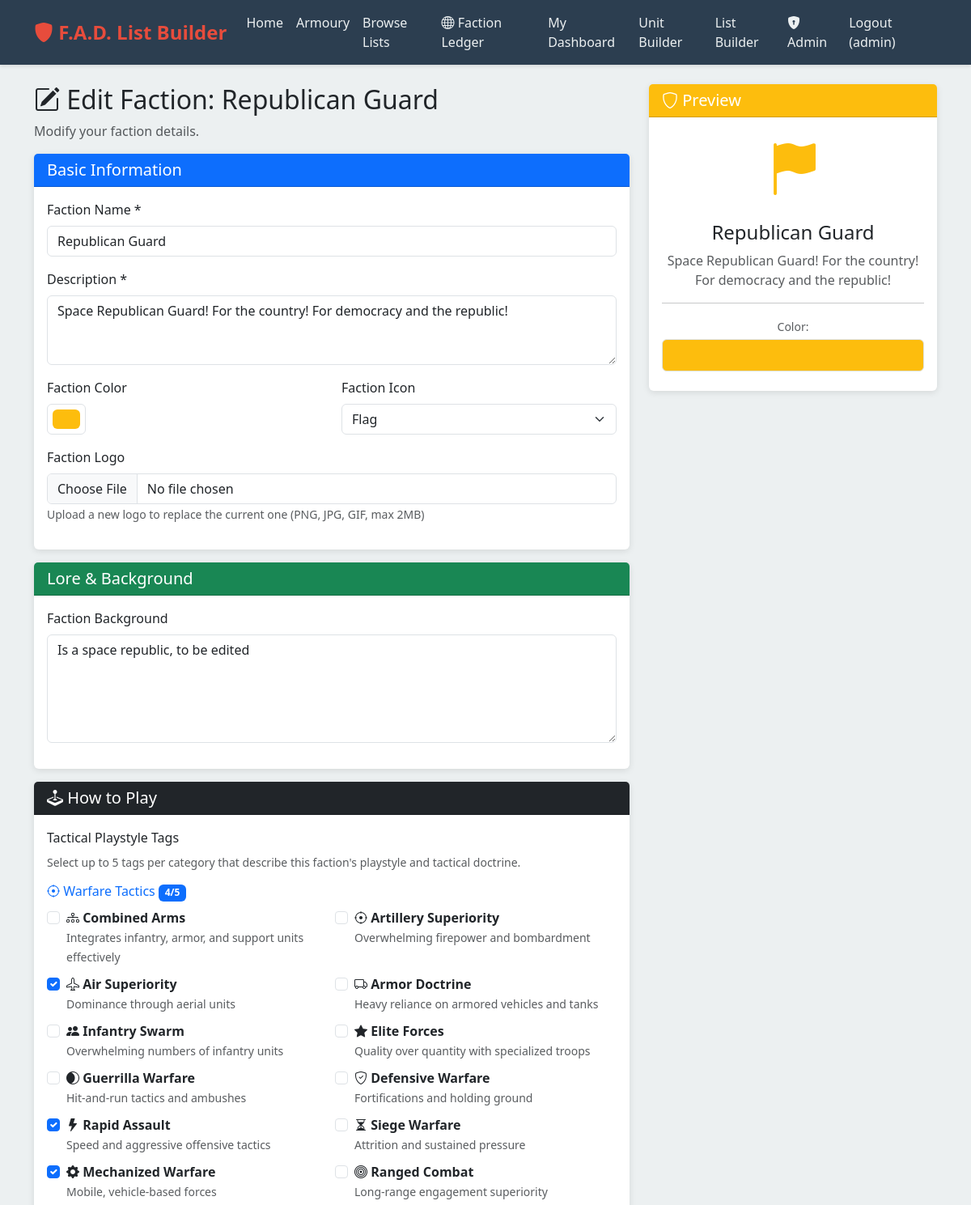
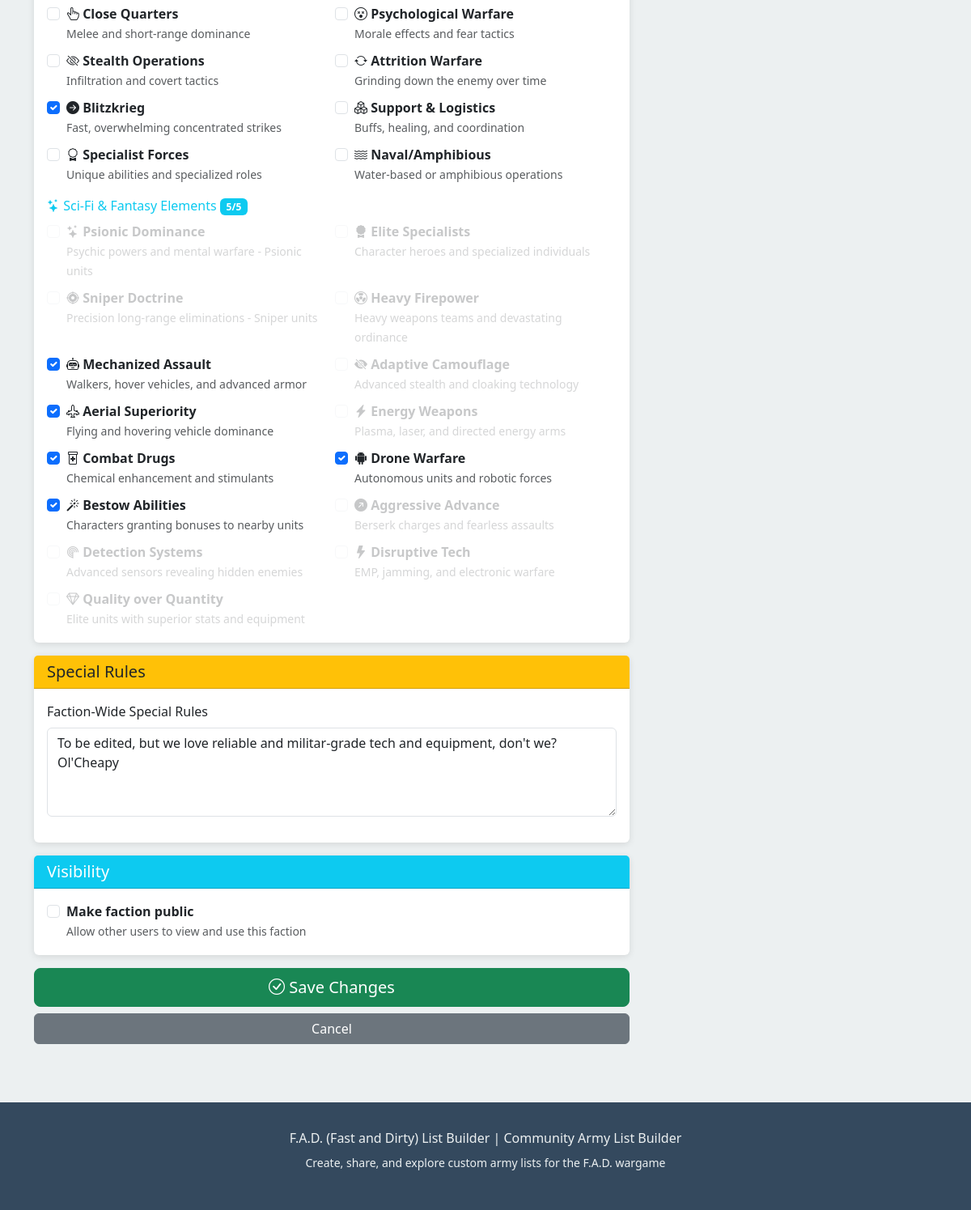
Page /faction/1/edit (signed in) on the committed database (2 pictures, top to bottom).
### models.py (models this page shows, shortened)
class User(UserMixin, db.Model):
    id = db.Column(db.Integer, primary_key=True)
    username = db.Column(db.String(80), unique=True, nullable=False)
    email = db.Column(db.String(120), unique=True, nullable=True)  # Email is now optional
    password_hash = db.Column(db.String(255), nullable=False)
    is_admin = db.Column(db.Boolean, default=False)
    created_at = db.Column(db.DateTime, default=datetime.utcnow)
    last_login = db.Column(db.DateTime)
    failed_login_attempts = db.Column(db.Integer, default=0)
    account_locked_until = db.Column(db.DateTime)
    factions = db.relationship('Faction', backref='user', lazy=True, cascade='all, delete-orphan')
    army_lists = db.relationship('ArmyList', backref='owner', lazy=True, cascade='all, delete-orphan')
    custom_units = db.relationship('Unit', backref='creator', lazy=True, cascade='all, delete-orphan')

class Faction(db.Model):
    id = db.Column(db.Integer, primary_key=True)
    user_id = db.Column(db.Integer, db.ForeignKey('user.id'), nullable=False)
    name = db.Column(db.String(100), nullable=False)
    description = db.Column(db.Text)
    color = db.Column(db.String(7), default='#0d6efd')  # Hex color for UI display
    icon = db.Column(db.String(50), default='shield')  # Bootstrap icon name
    logo_filename = db.Column(db.String(255))  # Uploaded logo image filename
    playstyle_tags = db.Column(db.Text)  # JSON list of tactical playstyle tags
    background = db.Column(db.Text)  # Lore/background information
    special_rules = db.Column(db.Text)  # Faction-wide special rules
    is_public = db.Column(db.Boolean, default=False)
    created_at = db.Column(db.DateTime, default=datetime.utcnow)
    updated_at = db.Column(db.DateTime, default=datetime.utcnow, onupdate=datetime.utcnow)
    units = db.relationship('Unit', backref='faction_obj', lazy=True, foreign_keys='Unit.faction_id')
    army_lists = db.relationship('ArmyList', backref='faction_obj', lazy=True, foreign_keys='ArmyList.faction_id')
    def get_playstyle_tags(self):
        if not self.playstyle_tags:
            return []
        return json.loads(self.playstyle_tags)

### routes.py (the view, shortened to what this page needs)
    @app.route('/faction/<int:faction_id>/edit', methods=['GET', 'POST'])
    @login_required
    def edit_faction(faction_id):
        faction = Faction.query.get_or_404(faction_id)
        if faction.user_id != current_user.id:
            flash('You do not have permission to edit this faction', 'danger')
            return redirect(url_for('view_faction', faction_id=faction_id))
        return render_template('edit_faction.html', faction=faction, playstyle_tags=PLAYSTYLE_TAGS)

### app.py (called while the page is built)
@login_manager.user_loader
def load_user(user_id):
    return User.query.get(int(user_id))

### templates/edit_faction.html (shortened to what this page needs)
{% extends "base.html" %}
{% block content %}
<div class="container mt-4">
    <div class="row">
        <div class="col-lg-8">
            <h2><i class="bi bi-pencil-square"></i> Edit Faction: {{ faction.name }}</h2>
            <p class="text-muted">Modify your faction details.</p>
            <form id="factionForm" method="POST" action="{{ url_for('edit_faction', faction_id=faction.id) }}" enctype="multipart/form-data">
                <div class="card mb-3">
                    <div class="card-header bg-primary text-white">
                        <h5 class="mb-0">Basic Information</h5>
                    </div>
                    <div class="card-body">
                        <div class="mb-3">
                            <label for="name" class="form-label">Faction Name *</label>
                            <input type="text" class="form-control" id="name" name="name" required value="{{ faction.name }}">
                        </div>
                        <div class="mb-3">
                            <label for="description" class="form-label">Description *</label>
                            <textarea class="form-control" id="description" name="description" rows="3" required>{{ faction.description }}</textarea>
                        </div>
                        <div class="row">
                            <div class="col-md-6 mb-3">
                                <label for="color" class="form-label">Faction Color</label>
                                <input type="color" class="form-control form-control-color" id="color" name="color" value="{{ faction.color }}" title="Choose faction color">
                            </div>
                            <div class="col-md-6 mb-3">
                                <label for="icon" class="form-label">Faction Icon</label>
                                <select class="form-select" id="icon" name="icon">
                                    <option value="flag" {% if faction.icon == 'flag' %}selected{% endif %}>Flag</option>
                                </select>
                            </div>
                        </div>
                        <div class="mb-3">
                            <label for="logo" class="form-label">Faction Logo</label>
                            <input type="file" class="form-control" id="logo" name="logo" accept="image/png,image/jpeg,image/jpg,image/gif">
                            <small class="text-muted">Upload a new logo to replace the current one (PNG, JPG, GIF, max 2MB)</small>
                        </div>
                    </div>
                </div>
                <div class="card mb-3">
                    <div class="card-header bg-success text-white">
                        <h5 class="mb-0">Lore & Background</h5>
                    </div>
                    <div class="card-body">
                        <div class="mb-3">
                            <label for="background" class="form-label">Faction Background</label>
                            <textarea class="form-control" id="background" name="background" rows="5">{{ faction.background or '' }}</textarea>
                        </div>
                    </div>
                </div>
                <div class="card mb-3">
                    <div class="card-header bg-dark text-white">
                        <h5 class="mb-0"><i class="bi bi-joystick"></i> How to Play</h5>
                    </div>
                    <div class="card-body">
                        <label class="form-label">Tactical Playstyle Tags</label>
                        <p class="text-muted small mb-3">Select up to 5 tags per category that describe this faction's playstyle and tactical doctrine.</p>
                        {% set selected_tags = faction.get_playstyle_tags() %}
                        <h6 class="text-primary mt-3 mb-2">
                            <i class="bi bi-crosshair"></i> Warfare Tactics
                            <span class="badge bg-primary" id="warfare-count">0/5</span>
                        </h6>
                        <div class="row g-2 mb-3">
                            {% for tag_id, tag_info in playstyle_tags.items() if tag_info.category == 'warfare' %}
                            <div class="col-md-6">
                                <div class="form-check">
                                    <input class="form-check-input warfare-tag" type="checkbox" name="playstyle_tags" value="{{ tag_id }}" id="tag_{{ tag_id }}" data-category="warfare" {% if tag_id in selected_tags %}checked{% endif %}>
                                    <label class="form-check-label" for="tag_{{ tag_id }}" title="{{ tag_info.description }}">
                                        <i class="bi bi-{{ tag_info.icon }}"></i> <strong>{{ tag_info.name }}</strong>
                                        <br>
                                        <small class="text-muted">{{ tag_info.description }}</small>
                                    </label>
                                </div>
                            </div>
                            {% endfor %}
                        </div>
                        <h6 class="text-info mt-3 mb-2">
                            <i class="bi bi-stars"></i> Sci-Fi & Fantasy Elements
                            <span class="badge bg-info" id="scifi-count">0/5</span>
                        </h6>
                        <div class="row g-2">
                            {% for tag_id, tag_info in playstyle_tags.items() if tag_info.category == 'scifi' %}
                            <div class="col-md-6">
                                <div class="form-check">
                                    <input class="form-check-input scifi-tag" type="checkbox" name="playstyle_tags" value="{{ tag_id }}" id="tag_{{ tag_id }}" data-category="scifi" {% if tag_id in selected_tags %}checked{% endif %}>
                                    <label class="form-check-label" for="tag_{{ tag_id }}" title="{{ tag_info.description }}">
                                        <i class="bi bi-{{ tag_info.icon }}"></i> <strong>{{ tag_info.name }}</strong>
                                        <br>
                                        <small class="text-muted">{{ tag_info.description }}</small>
                                    </label>
                                </div>
                            </div>
                            {% endfor %}
                        </div>
                    </div>
                </div>
                <div class="card mb-3">
                    <div class="card-header bg-warning">
                        <h5 class="mb-0">Special Rules</h5>
                    </div>
                    <div class="card-body">
                        <div class="mb-3">
                            <label for="special_rules" class="form-label">Faction-Wide Special Rules</label>
                            <textarea class="form-control" id="special_rules" name="special_rules" rows="4">{{ faction.special_rules or '' }}</textarea>
                        </div>
                    </div>
                </div>
                <div class="card mb-3">
                    <div class="card-header bg-info text-white">
                        <h5 class="mb-0">Visibility</h5>
                    </div>
                    <div class="card-body">
                        <div class="form-check">
                            <input class="form-check-input" type="checkbox" id="is_public" name="is_public" value="true" {% if faction.is_public %}checked{% endif %}>
                            <label class="form-check-label" for="is_public">
                                <strong>Make faction public</strong>
                                <br>
                                <small class="text-muted">Allow other users to view and use this faction</small>
                            </label>
                        </div>
                    </div>
                </div>
                <div class="d-grid gap-2 mb-4">
                    <button type="submit" class="btn btn-success btn-lg">
                        <i class="bi bi-check-circle"></i> Save Changes
                    </button>
                    <a href="{{ url_for('view_faction', faction_id=faction.id) }}" class="btn btn-secondary">Cancel</a>
                </div>
            </form>
        </div>
        <div class="col-lg-4">
            <div class="card sticky-top" style="top: 20px;">
                <div class="card-header text-white" id="preview-header" style="background-color: {{ faction.color }};">
                    <h5 class="mb-0"><i class="bi bi-shield"></i> Preview</h5>
                </div>
                <div class="card-body text-center">
                    <div class="mb-3">
                        <div id="preview-icon" class="bi bi-{{ faction.icon }}-fill" style="font-size: 4rem; color: {{ faction.color }}; {% if faction.logo_filename %}display: none;{% endif %}"></div>
                    </div>
                    <h4 id="preview-name">{{ faction.name }}</h4>
                    <p id="preview-description" class="text-muted">{{ faction.description }}</p>
                    <hr>
                    <div class="mb-2">
                        <small class="text-muted">Color:</small>
                        <div id="preview-color" class="border rounded p-2 mt-1" style="background-color: {{ faction.color }}; height: 40px;"></div>
                    </div>
                </div>
            </div>
        </div>
    </div>
</div>
{% endblock %}

### templates/base.html (shortened to what this page needs)
<!DOCTYPE html>
<html lang="en">
<head>
    <link href="https://cdn.jsdelivr.net/npm/bootstrap@5.3.0/dist/css/bootstrap.min.css" rel="stylesheet">
    <link rel="stylesheet" href="https://cdn.jsdelivr.net/npm/bootstrap-icons@1.11.0/font/bootstrap-icons.css">
</head>
<body>
    <nav class="navbar navbar-expand-lg navbar-dark">
        <div class="container">
            <a class="navbar-brand" href="{{ url_for('index') }}">
                <i class="bi bi-shield-fill"></i> F.A.D. List Builder
            </a>
            <div class="collapse navbar-collapse" id="navbarNav">
                <ul class="navbar-nav ms-auto">
                    <li class="nav-item">
                        <a class="nav-link" href="{{ url_for('index') }}">Home</a>
                    </li>
                    <li class="nav-item">
                        <a class="nav-link" href="{{ url_for('armoury') }}">Armoury</a>
                    </li>
                    <li class="nav-item">
                        <a class="nav-link" href="{{ url_for('browse_lists') }}">Browse Lists</a>
                    </li>
                    <li class="nav-item">
                        <a class="nav-link" href="{{ url_for('browse_factions') }}">
                            <i class="bi bi-globe"></i> Faction Ledger
                        </a>
                    </li>
                    {% if current_user.is_authenticated %}
                    <li class="nav-item">
                        <a class="nav-link" href="{{ url_for('dashboard') }}">My Dashboard</a>
                    </li>
                    <li class="nav-item">
                        <a class="nav-link" href="{{ url_for('unit_builder') }}">Unit Builder</a>
                    </li>
                    <li class="nav-item">
                        <a class="nav-link" href="{{ url_for('list_builder') }}">List Builder</a>
                    </li>
                    {% if current_user.is_admin %}
                    <li class="nav-item">
                        <a class="nav-link text-warning" href="{{ url_for('admin_panel') }}">
                            <i class="bi bi-shield-lock-fill"></i> Admin
                        </a>
                    </li>
                    {% endif %}
                    <li class="nav-item">
                        <a class="nav-link" href="{{ url_for('logout') }}">Logout ({{ current_user.username }})</a>
                    </li>
                    {% endif %}
                </ul>
            </div>
        </div>
    </nav>
    <main>
        {% block content %}{% endblock %}
    </main>
    <footer class="footer mt-5">
        <div class="container text-center">
            <p class="mb-0">F.A.D. (Fast and Dirty) List Builder | Community Army List Builder</p>
            <p class="small mt-2">Create, share, and explore custom army lists for the F.A.D. wargame</p>
        </div>
    </footer>
</body>
</html>

### templates/base.html (style rules this page uses)
:root { --primary-color: #2c3e50; --secondary-color: #34495e; --accent-color: #e74c3c; --success-color: #27ae60; }
body { min-height: 100vh; display: flex; flex-direction: column; background-color: #ecf0f1; }
.navbar { background-color: var(--primary-color) !important; box-shadow: 0 2px 4px rgba(0,0,0,0.1); }
.navbar-brand { font-weight: bold; font-size: 1.5rem; color: var(--accent-color) !important; }
.nav-link { color: #ecf0f1 !important; transition: color 0.3s; }
.card { border: none; box-shadow: 0 2px 8px rgba(0,0,0,0.1); transition: transform 0.3s, box-shadow 0.3s; }
.footer { margin-top: auto; background-color: var(--secondary-color); color: #ecf0f1; padding: 2rem 0; }

### rows in the picture
User: username "admin"
Faction: name "Republican Guard", description "Space Republican Guard! For the country! For democracy and the republic!", color "#fdbd0d", icon "Flag", background "Is a space republic, to be edited", special_rules "To be edited, but we love reliable and militar-grade tech and equipment, don't we? Ol'Cheapy"

### other values in the picture
{{ tag_info.name }} "Combined Arms" "Artillery Superiority" "Air Superiority" "Armor Doctrine" "Infantry Swarm" "Elite Forces" "Guerrilla Warfare" "Defensive Warfare" "Rapid Assault" "Siege Warfare" "Mechanized Warfare" "Ranged Combat" "Close Quarters" "Psychological Warfare" "Stealth Operations" "Attrition Warfare" "Blitzkrieg" "Support & Logistics" "Specialist Forces" "Naval/Amphibious"
{{ tag_info.description }} "Integrates infantry, armor, and support units effectively" "Overwhelming firepower and bombardment" "Dominance through aerial units" "Heavy reliance on armored vehicles and tanks" "Overwhelming numbers of infantry units" "Quality over quantity with specialized troops" "Hit-and-run tactics and ambushes" "Fortifications and holding ground" "Speed and aggressive offensive tactics" "Attrition and sustained pressure" "Mobile, vehicle-based forces" "Long-range engagement superiority" "Melee and short-range dominance" "Morale effects and fear tactics" "Infiltration and covert tactics" "Grinding down the enemy over time" "Fast, overwhelming concentrated strikes" "Buffs, healing, and coordination" "Unique abilities and specialized roles" "Water-based or amphibious operations"
{{ tag_info.name }} "Psionic Dominance" "Elite Specialists" "Sniper Doctrine" "Heavy Firepower" "Mechanized Assault" "Adaptive Camouflage" "Aerial Superiority" "Energy Weapons" "Combat Drugs" "Drone Warfare" "Bestow Abilities" "Aggressive Advance" "Detection Systems" "Disruptive Tech" "Quality over Quantity"
{{ tag_info.description }} "Psychic powers and mental warfare - Psionic units" "Character heroes and specialized individuals" "Precision long-range eliminations - Sniper units" "Heavy weapons teams and devastating ordinance" "Walkers, hover vehicles, and advanced armor" "Advanced stealth and cloaking technology" "Flying and hovering vehicle dominance" "Plasma, laser, and directed energy arms" "Chemical enhancement and stimulants" "Autonomous units and robotic forces" "Characters granting bonuses to nearby units" "Berserk charges and fearless assaults" "Advanced sensors revealing hidden enemies" "EMP, jamming, and electronic warfare" "Elite units with superior stats and equipment"
